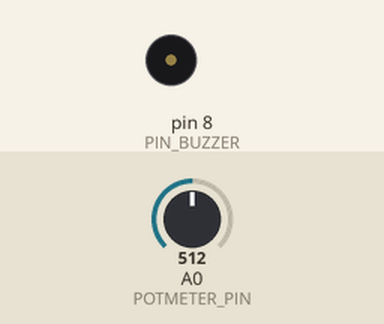
Bench run of a sketch on a simulated Arduino Uno, built with avr-gcc and run on an emulated ATmega328P. Shown: buzzer (waves = sounding). The test bench sets the inputs (shaded band); at power-on: A0 (POTMETER_PIN) = 512.

Above: at 1.2 s.
1.3 s: A0 (POTMETER_PIN) set to 467
2.8 s: A0 (POTMETER_PIN) set to 435
At 3.9 s:
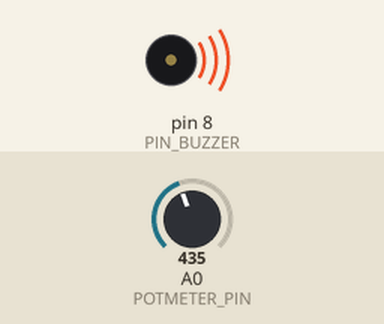
4.3 s: A0 (POTMETER_PIN) set to 511
At 5.2 s:
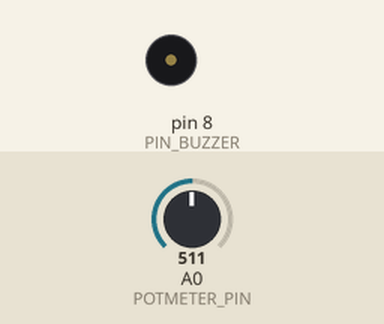
5.8 s: A0 (POTMETER_PIN) set to 306
At 6.4 s:
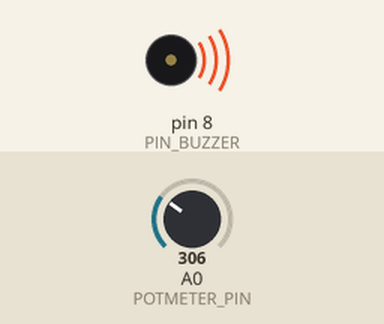
Timing chart, 0 to 9.3 s (numbered marks = the images above; inputs shaded):
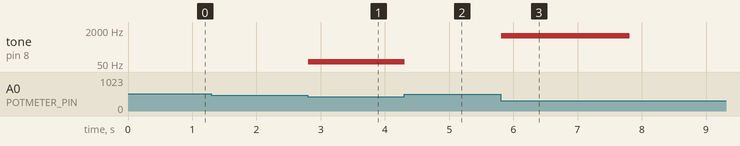

The sketch:

lock.ino
```cpp
#define PIN_BUZZER 8
#define POTMETER_PIN A0

class Stage {
  public:
    int rangeStart;
    int rangeEnd;

    Stage(int _rangeStart, int _rangeEnd) {
      rangeStart = _rangeStart;
      rangeEnd = _rangeEnd;
    }

    bool isInRange(int value, int offset = 0) {
      if (value >= rangeStart - offset && value <= rangeEnd + offset) return true;
      return false;
    }
};

int currentStageIndex = 0;
Stage stages[] {
  Stage(250, 350),
  Stage(625, 675),
  Stage(325, 350),
};
int stageCount = sizeof(stages) / sizeof(Stage);

const int CHECK_RATE = 100;
const int COUNTDOWN_DURATION = 2 * 1000;

int countdown = COUNTDOWN_DURATION;

void setup() {
  Serial.begin(9600);
  pinMode(POTMETER_PIN, INPUT);
}

void loop() {
  if (currentStageIndex > stageCount - 1) {
    return;
  }

  Stage stage = stages[currentStageIndex];

  int potmeterValue = analogRead(POTMETER_PIN);
  if (stage.isInRange(potmeterValue)) {
    tone(PIN_BUZZER, 1047, CHECK_RATE + 10);

    countdown -= CHECK_RATE;
    if (countdown <= 0) {
      currentStageIndex++;
    }
   } else {
    if (stage.isInRange(potmeterValue, 50)) {
      tone(PIN_BUZZER, 262, CHECK_RATE + 10);
    } else if (stage.isInRange(potmeterValue, 100)) {
      tone(PIN_BUZZER, 65, CHECK_RATE + 10);
    } else {
      noTone(PIN_BUZZER);
    }

    countdown = COUNTDOWN_DURATION;
  }

  delay(CHECK_RATE);
}
```

Measured:
- the behaviour switches between 451 and 450 on A0 (POTMETER_PIN) (found by bisection; images 0 and 1)
- after the input at 1.3 s, every drawn part: stays the same
- after the input at 2.8 s, tone on pin 8 (PIN_BUZZER): silent → 65 Hz at once
- after the input at 4.3 s, tone on pin 8 (PIN_BUZZER): 65 Hz → silent at once
- after the input at 5.8 s, tone on pin 8 (PIN_BUZZER): silent → 1047 Hz at once, → silent 2.0 s later
